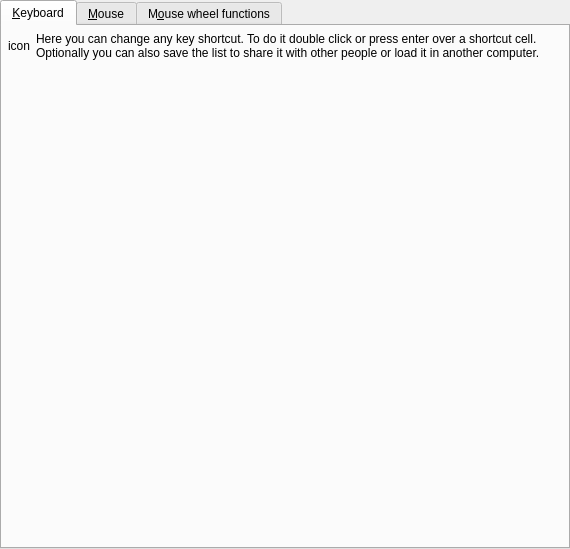
<?xml version="1.0" encoding="UTF-8"?>
<ui version="4.0">
 <class>TInput</class>
 <widget class="QWidget" name="TInput">
  <property name="geometry">
   <rect>
    <x>0</x>
    <y>0</y>
    <width>570</width>
    <height>549</height>
   </rect>
  </property>
  <layout class="QVBoxLayout">
   <property name="margin">
    <number>0</number>
   </property>
   <item>
    <widget class="QTabWidget" name="input_tab">
     <property name="currentIndex">
      <number>0</number>
     </property>
     <widget class="QWidget" name="tab">
      <attribute name="title">
       <string>&amp;Keyboard</string>
      </attribute>
      <layout class="QVBoxLayout">
       <property name="spacing">
        <number>6</number>
       </property>
       <property name="margin">
        <number>6</number>
       </property>
       <item>
        <layout class="QHBoxLayout">
         <property name="spacing">
          <number>6</number>
         </property>
         <property name="margin">
          <number>0</number>
         </property>
         <item>
          <widget class="QLabel" name="keyboard_icon">
           <property name="text">
            <string notr="true">icon</string>
           </property>
           <property name="wordWrap">
            <bool>false</bool>
           </property>
          </widget>
         </item>
         <item>
          <widget class="QLabel" name="actioneditor_desc">
           <property name="sizePolicy">
            <sizepolicy hsizetype="Expanding" vsizetype="Preferred">
             <horstretch>0</horstretch>
             <verstretch>0</verstretch>
            </sizepolicy>
           </property>
           <property name="text">
            <string>Here you can change any key shortcut. To do it double click or press enter over a shortcut cell. Optionally you can also save the list to share it with other people or load it in another computer.</string>
           </property>
           <property name="alignment">
            <set>Qt::AlignVCenter</set>
           </property>
           <property name="wordWrap">
            <bool>true</bool>
           </property>
          </widget>
         </item>
        </layout>
       </item>
       <item>
        <widget class="ActionsEditor" name="actions_editor" native="true">
         <property name="sizePolicy">
          <sizepolicy hsizetype="Expanding" vsizetype="Expanding">
           <horstretch>0</horstretch>
           <verstretch>0</verstretch>
          </sizepolicy>
         </property>
        </widget>
       </item>
      </layout>
     </widget>
     <widget class="QWidget" name="tab_2">
      <attribute name="title">
       <string>&amp;Mouse</string>
      </attribute>
      <layout class="QHBoxLayout">
       <item>
        <layout class="QVBoxLayout">
         <property name="spacing">
          <number>6</number>
         </property>
         <property name="margin">
          <number>0</number>
         </property>
         <item>
          <widget class="QLabel" name="mouse_icon">
           <property name="sizePolicy">
            <sizepolicy hsizetype="Fixed" vsizetype="Preferred">
             <horstretch>0</horstretch>
             <verstretch>0</verstretch>
            </sizepolicy>
           </property>
           <property name="text">
            <string notr="true">icon</string>
           </property>
           <property name="wordWrap">
            <bool>false</bool>
           </property>
          </widget>
         </item>
         <item>
          <spacer>
           <property name="orientation">
            <enum>Qt::Vertical</enum>
           </property>
           <property name="sizeType">
            <enum>QSizePolicy::Expanding</enum>
           </property>
           <property name="sizeHint" stdset="0">
            <size>
             <width>20</width>
             <height>20</height>
            </size>
           </property>
          </spacer>
         </item>
        </layout>
       </item>
       <item>
        <layout class="QVBoxLayout">
         <item>
          <layout class="QGridLayout">
           <item row="0" column="0" colspan="2">
            <widget class="QLabel" name="textLabel1_16">
             <property name="text">
              <string>Button functions:</string>
             </property>
             <property name="wordWrap">
              <bool>false</bool>
             </property>
            </widget>
           </item>
           <item row="1" column="0">
            <widget class="QLabel" name="textLabel2_6">
             <property name="text">
              <string>&amp;Left click</string>
             </property>
             <property name="wordWrap">
              <bool>false</bool>
             </property>
             <property name="buddy">
              <cstring>left_click_combo</cstring>
             </property>
            </widget>
           </item>
           <item row="1" column="1">
            <widget class="MyComboBox" name="left_click_combo">
             <property name="sizePolicy">
              <sizepolicy hsizetype="Expanding" vsizetype="Fixed">
               <horstretch>0</horstretch>
               <verstretch>0</verstretch>
              </sizepolicy>
             </property>
            </widget>
           </item>
           <item row="2" column="0">
            <widget class="QLabel" name="textLabel3_4">
             <property name="text">
              <string>&amp;Double click</string>
             </property>
             <property name="wordWrap">
              <bool>false</bool>
             </property>
             <property name="buddy">
              <cstring>double_click_combo</cstring>
             </property>
            </widget>
           </item>
           <item row="2" column="1">
            <widget class="MyComboBox" name="double_click_combo">
             <property name="sizePolicy">
              <sizepolicy hsizetype="Expanding" vsizetype="Fixed">
               <horstretch>0</horstretch>
               <verstretch>0</verstretch>
              </sizepolicy>
             </property>
            </widget>
           </item>
           <item row="3" column="0">
            <widget class="QLabel" name="textLabel3_5">
             <property name="text">
              <string>&amp;Right click</string>
             </property>
             <property name="wordWrap">
              <bool>false</bool>
             </property>
             <property name="buddy">
              <cstring>right_click_combo</cstring>
             </property>
            </widget>
           </item>
           <item row="3" column="1">
            <widget class="MyComboBox" name="right_click_combo">
             <property name="sizePolicy">
              <sizepolicy hsizetype="Expanding" vsizetype="Fixed">
               <horstretch>0</horstretch>
               <verstretch>0</verstretch>
              </sizepolicy>
             </property>
            </widget>
           </item>
           <item row="4" column="0">
            <widget class="QLabel" name="label">
             <property name="text">
              <string>M&amp;iddle click</string>
             </property>
             <property name="buddy">
              <cstring>middle_click_combo</cstring>
             </property>
            </widget>
           </item>
           <item row="4" column="1">
            <widget class="QComboBox" name="middle_click_combo"/>
           </item>
           <item row="5" column="0">
            <widget class="QLabel" name="label_2">
             <property name="text">
              <string>X Button &amp;1</string>
             </property>
             <property name="buddy">
              <cstring>xbutton1_click_combo</cstring>
             </property>
            </widget>
           </item>
           <item row="5" column="1">
            <widget class="QComboBox" name="xbutton1_click_combo"/>
           </item>
           <item row="6" column="0">
            <widget class="QLabel" name="label_3">
             <property name="text">
              <string>X Button &amp;2</string>
             </property>
             <property name="buddy">
              <cstring>xbutton2_click_combo</cstring>
             </property>
            </widget>
           </item>
           <item row="6" column="1">
            <widget class="QComboBox" name="xbutton2_click_combo"/>
           </item>
           <item row="0" column="2" rowspan="7">
            <spacer>
             <property name="orientation">
              <enum>Qt::Horizontal</enum>
             </property>
             <property name="sizeHint" stdset="0">
              <size>
               <width>20</width>
               <height>20</height>
              </size>
             </property>
            </spacer>
           </item>
          </layout>
         </item>
         <item>
          <widget class="Line" name="line7">
           <property name="sizePolicy">
            <sizepolicy hsizetype="Expanding" vsizetype="Fixed">
             <horstretch>0</horstretch>
             <verstretch>0</verstretch>
            </sizepolicy>
           </property>
           <property name="frameShape">
            <enum>QFrame::HLine</enum>
           </property>
           <property name="frameShadow">
            <enum>QFrame::Sunken</enum>
           </property>
           <property name="orientation">
            <enum>Qt::Horizontal</enum>
           </property>
          </widget>
         </item>
         <item>
          <layout class="QHBoxLayout">
           <item>
            <widget class="QLabel" name="textLabel2_8">
             <property name="text">
              <string>&amp;Wheel function:</string>
             </property>
             <property name="wordWrap">
              <bool>false</bool>
             </property>
             <property name="buddy">
              <cstring>wheel_function_combo</cstring>
             </property>
            </widget>
           </item>
           <item>
            <widget class="QComboBox" name="wheel_function_combo">
             <property name="sizePolicy">
              <sizepolicy hsizetype="Preferred" vsizetype="Fixed">
               <horstretch>0</horstretch>
               <verstretch>0</verstretch>
              </sizepolicy>
             </property>
            </widget>
           </item>
           <item>
            <spacer>
             <property name="orientation">
              <enum>Qt::Horizontal</enum>
             </property>
             <property name="sizeType">
              <enum>QSizePolicy::Expanding</enum>
             </property>
             <property name="sizeHint" stdset="0">
              <size>
               <width>100</width>
               <height>20</height>
              </size>
             </property>
            </spacer>
           </item>
          </layout>
         </item>
         <item>
          <widget class="Line" name="line">
           <property name="orientation">
            <enum>Qt::Horizontal</enum>
           </property>
          </widget>
         </item>
         <item>
          <widget class="QCheckBox" name="delay_left_check">
           <property name="text">
            <string>Don't &amp;trigger the left click action with a double click</string>
           </property>
          </widget>
         </item>
         <item>
          <widget class="QCheckBox" name="wheel_function_seeking_reverse_check">
           <property name="text">
            <string>R&amp;everse wheel media seeking</string>
           </property>
          </widget>
         </item>
         <item>
          <spacer>
           <property name="orientation">
            <enum>Qt::Vertical</enum>
           </property>
           <property name="sizeType">
            <enum>QSizePolicy::Expanding</enum>
           </property>
           <property name="sizeHint" stdset="0">
            <size>
             <width>20</width>
             <height>20</height>
            </size>
           </property>
          </spacer>
         </item>
        </layout>
       </item>
      </layout>
     </widget>
     <widget class="QWidget" name="tab_3">
      <attribute name="title">
       <string>M&amp;ouse wheel functions</string>
      </attribute>
      <layout class="QGridLayout">
       <item row="0" column="0">
        <widget class="QLabel" name="wheel_functions_label">
         <property name="sizePolicy">
          <sizepolicy hsizetype="Expanding" vsizetype="Preferred">
           <horstretch>0</horstretch>
           <verstretch>0</verstretch>
          </sizepolicy>
         </property>
         <property name="text">
          <string>Select the actions that should be cycled through when using the &quot;Change function of wheel&quot; option.</string>
         </property>
         <property name="wordWrap">
          <bool>true</bool>
         </property>
        </widget>
       </item>
       <item row="1" column="0">
        <widget class="QCheckBox" name="wheel_function_seek">
         <property name="text">
          <string>Media &amp;seeking</string>
         </property>
        </widget>
       </item>
       <item row="2" column="0">
        <widget class="QCheckBox" name="wheel_function_volume">
         <property name="text">
          <string>&amp;Volume control</string>
         </property>
        </widget>
       </item>
       <item row="3" column="0">
        <widget class="QCheckBox" name="wheel_function_zoom">
         <property name="text">
          <string>&amp;Zoom video</string>
         </property>
        </widget>
       </item>
       <item row="4" column="0">
        <widget class="QCheckBox" name="wheel_function_speed">
         <property name="text">
          <string>&amp;Change speed</string>
         </property>
        </widget>
       </item>
       <item row="5" column="0">
        <spacer>
         <property name="orientation">
          <enum>Qt::Vertical</enum>
         </property>
         <property name="sizeHint" stdset="0">
          <size>
           <width>20</width>
           <height>40</height>
          </size>
         </property>
        </spacer>
       </item>
      </layout>
     </widget>
    </widget>
   </item>
  </layout>
 </widget>
 <customwidgets>
  <customwidget>
   <class>MyComboBox</class>
   <extends>QComboBox</extends>
   <header>mycombobox.h</header>
  </customwidget>
  <customwidget>
   <class>ActionsEditor</class>
   <extends>QWidget</extends>
   <header>actionseditor.h</header>
  </customwidget>
 </customwidgets>
 <tabstops>
  <tabstop>input_tab</tabstop>
  <tabstop>left_click_combo</tabstop>
  <tabstop>double_click_combo</tabstop>
  <tabstop>right_click_combo</tabstop>
  <tabstop>middle_click_combo</tabstop>
  <tabstop>xbutton1_click_combo</tabstop>
  <tabstop>xbutton2_click_combo</tabstop>
  <tabstop>wheel_function_combo</tabstop>
  <tabstop>delay_left_check</tabstop>
  <tabstop>wheel_function_seeking_reverse_check</tabstop>
  <tabstop>wheel_function_seek</tabstop>
  <tabstop>wheel_function_volume</tabstop>
  <tabstop>wheel_function_zoom</tabstop>
  <tabstop>wheel_function_speed</tabstop>
 </tabstops>
 <resources/>
 <connections/>
</ui>
